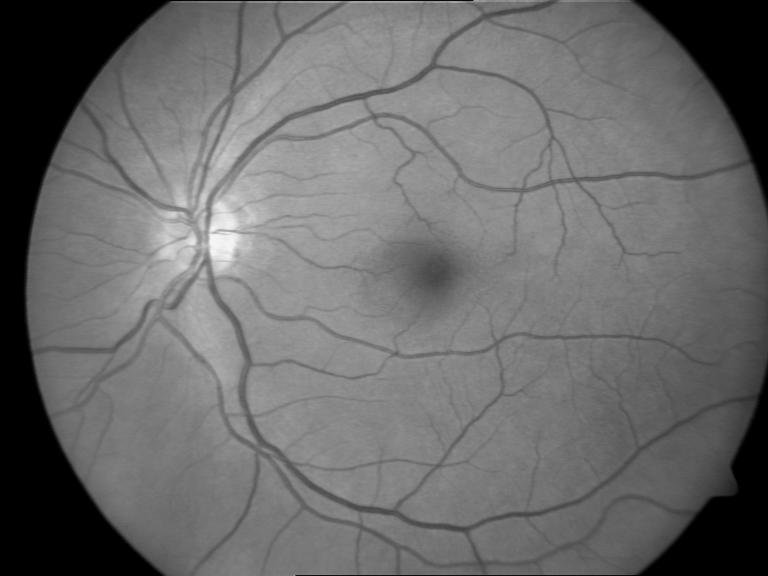
%> input picture ELEC4490 Sensors and Vision Systems/Assignment 3/Part 2/eye.jpg, 768 x 576 px
$ octave mati1_Assignment_3_Part_2.m   (GNU Octave 9; MATLAB toolbox functions it lacks are replaced by stand-ins)
%> lines starting %> are read from the running program, lines starting %| are printed output that depends on the picture; in (x1, y1, x2, y2) boxes, pixels count from 0 and x2, y2 are one past the last pixel; in counts of white or black regions, pixels touching at a corner belong together; the program's own positions count from 1
%Emmanuel Mati
%Summer 2020
%Sensors and Vision Systems
%Assignment 3

%%Code for Part A

%Clearing previous results
close all
clear all
clc

%getting our image and displaying it
x = imread('eye.jpg');
%> x is the input picture: size 576x768 uint8; min 0, max 251, mean 106.3
figure
imshow(x);
title('Input Image');

x = double(x); % making our value a double for manipulation
%> x: size 576x768 double

%Calculating 8th bit plane
b8 = bitget(x, 8);
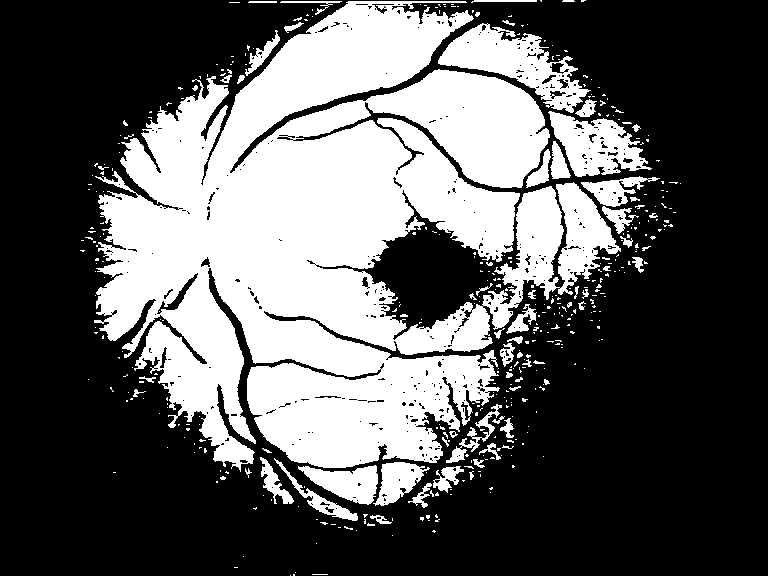
%> b8: size 576x768 logical; 36.1% white; 433 white regions (366 under 20 px), largest, box (x1, y1, x2, y2) and area: (94, 1, 621, 472) 137848, (438, 23, 591, 113) 5353, (548, 111, 652, 177) 3638
figure
imshow(b8)
title('8th bit plane')

%Calculating 7th bit plane
b7 = bitget(x, 7);
%> b7: size 576x768 logical; 50% white; 440 black regions (373 under 20 px), largest, box (x1, y1, x2, y2) and area: (0, 0, 621, 576) 175919, (296, 335, 768, 576) 12125, (630, 0, 768, 222) 11328
figure
imshow(b7)
title('7th bit plane')

%Calculating 6th bit plane
b6 = bitget(x, 6);
%> b6: size 576x768 logical; 44.4% white; 590 white regions (525 under 20 px), largest, box (x1, y1, x2, y2) and area: (25, 0, 750, 576) 163795, (136, 80, 375, 298) 12117, (469, 452, 675, 563) 6466
figure
imshow(b6)
title('6th bit plane')

%Calculating 5th bit plane
b5 = bitget(x, 5);
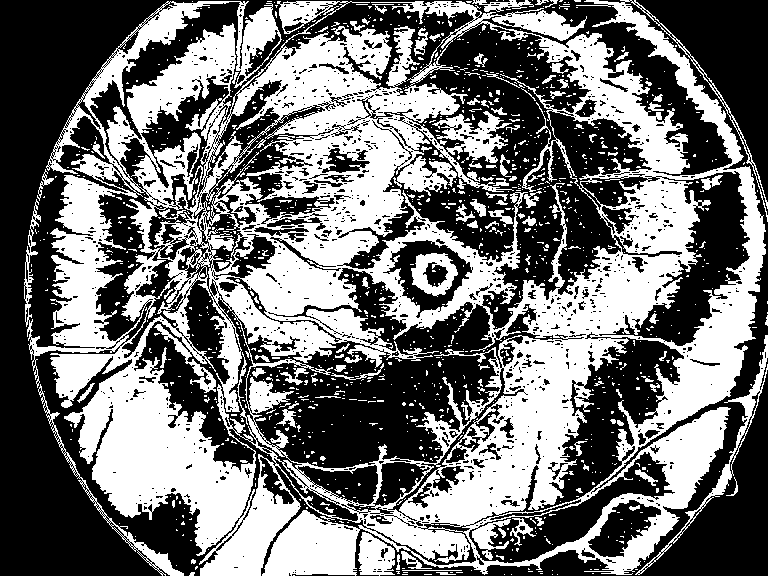
%> b5: size 576x768 logical; 45.1% white; 1188 white regions (1076 under 20 px), largest, box (x1, y1, x2, y2) and area: (24, 0, 768, 576) 183838, (635, 335, 768, 575) 1597, (38, 384, 184, 576) 1269
figure
imshow(b5)
title('5th bit plane')

%Calculating 4th bit plane
b4 = bitget(x, 4);
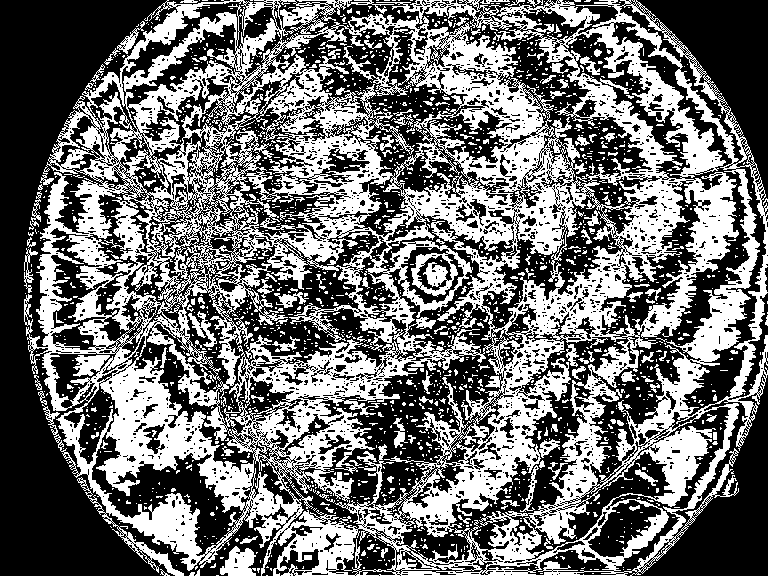
%> b4: size 576x768 logical; 43.6% white; 1785 white regions (1631 under 20 px), largest, box (x1, y1, x2, y2) and area: (24, 0, 768, 576) 177662, (220, 546, 256, 576) 729, (188, 311, 217, 347) 356
figure
imshow(b4)
title('4th bit plane')

%Calculating 3rd bit plane
b3 = bitget(x, 3);
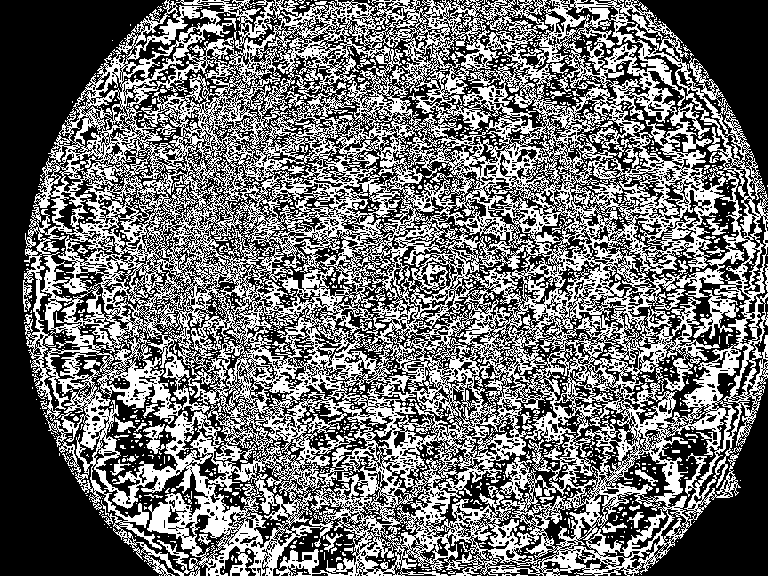
%> b3: size 576x768 logical; 43.9% white in thin lines or dots
figure
imshow(b3)
title('3rd bit plane')

%Calculating 2nd bit plane
b2 = bitget(x, 2);
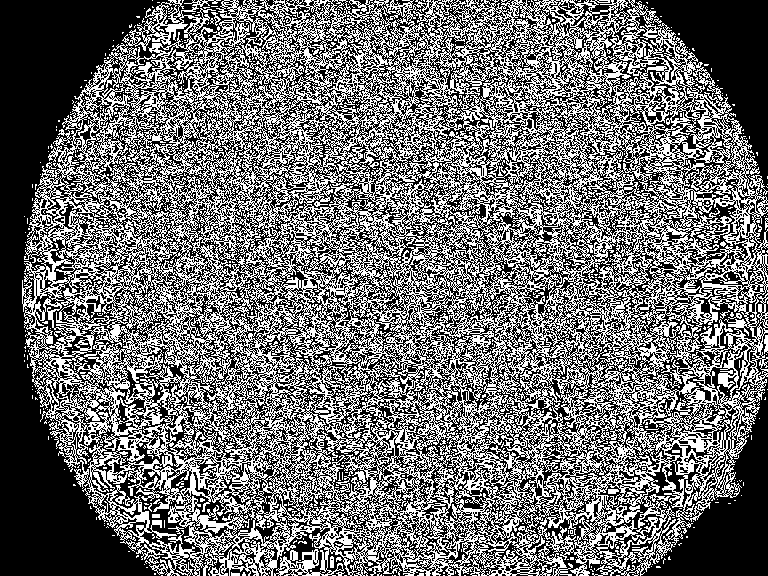
%> b2: size 576x768 logical; 43.7% white in thin lines or dots
figure
imshow(b2)
title('2nd bit plane')

%Calculating 1st bit plane
b1 = bitget(x, 1);
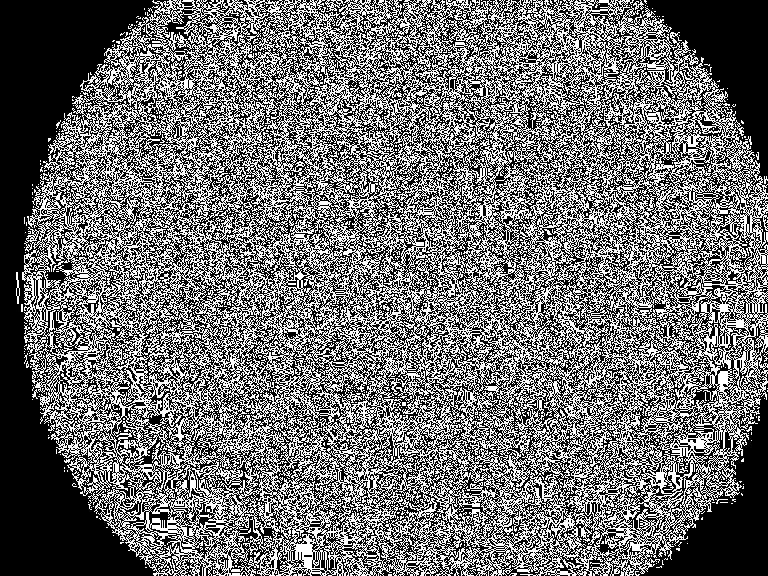
%> b1: size 576x768 logical; 43.8% white in thin lines or dots
figure
imshow(b1)
title('1st bit plane')

%%Code for Part B
%Connecting the bit slices together
NewImage = 2^7 * b8 + 2^6 * b7 + 2^5 * b6 + 2^4 * b5 + 2^3 * b4 + 2^2 * b3 + 2 * b2 + b1;

%displaying our new re-combined images
figure
imshow(uint8(NewImage));
title('Combined 8 to 1 bit-slices')

%%Code for Part C
%Bits 8-6 recombined
b8to6 = 2^7 * b8 + 2^6 * b7 + 2^5 * b6;
figure
imshow(uint8(b8to6));
title('Combined 8 to 6 bit-slices')

%Missing bits from combining 8 to 6 slices
figure
imshow(imread('eye.jpg') - uint8(b8to6))
title('Subtracted image from planes 8-6')

%Bits 8-3 recombined
b8to3 = 2^7 * b8 + 2^6 * b7 + 2^5 * b6 + 2^4 * b5 + 2^3 * b4 + 2^2 * b3;
figure
imshow(uint8(b8to3));
title('Combined 8 to 3 bit-slices')

%Missing bits from combining 8 to 3 slices
figure
imshow(imread('eye.jpg') - uint8(b8to3))
title('Subtracted image from planes 8-3')

%%Part D Watermarking our Image
WaterMark = zeros(576, 768);
WaterMark(144:432, 1:768) = 1;


%Placing the watermark on the th bit
WaterMarkedImage = 2^7 * b8 + 2^6 * b7 + 2^5 * b6 + 2^4 * WaterMark + 2^3 * b4 + 2^2 * b3 + 2 * b2 + b1;

%displaying our new re-combined images
figure
imshow(uint8(WaterMarkedImage));
title('Water Marked Image at bit 5')

figure
imshow(imread('eye.jpg') - uint8(WaterMarkedImage))
title('Subtracted image from bit 5 and water mark')

%Placing the watermark on the 6th bit
WaterMarkedImage = 2^7 * b8 + 2^6 * b7 + 2^5 * WaterMark + 2^4 * b5 + 2^3 * b4 + 2^2 * b3 + 2 * b2 + b1;

%displaying our new re-combined images
figure
imshow(uint8(WaterMarkedImage));
title('Water Marked Image at bit 6')

figure
imshow(imread('eye.jpg') - uint8(WaterMarkedImage))
title('Subtracted image from bit 6 and water mark')

%Placing the watermark on the 7th bit
WaterMarkedImage = 2^7 * b8 + 2^6 * WaterMark + 2^5 * b6 + 2^4 * b5 + 2^3 * b4 + 2^2 * b3 + 2 * b2 + b1;

%displaying our new re-combined images
figure
imshow(uint8(WaterMarkedImage));
title('Water Marked Image at bit 7')

figure
imshow(imread('eye.jpg') - uint8(WaterMarkedImage))
title('Subtracted image from bit 7 and water mark')

%Placing the watermark on the 8th bit
WaterMarkedImage = 2^7 * WaterMark + 2^6 * b7 + 2^5 * b6 + 2^4 * b5 + 2^3 * b4 + 2^2 * b3 + 2 * b2 + b1;

%displaying our new re-combined images
figure
imshow(uint8(WaterMarkedImage));
title('Water Marked Image at bit 8')

figure
imshow(imread('eye.jpg') - uint8(WaterMarkedImage))
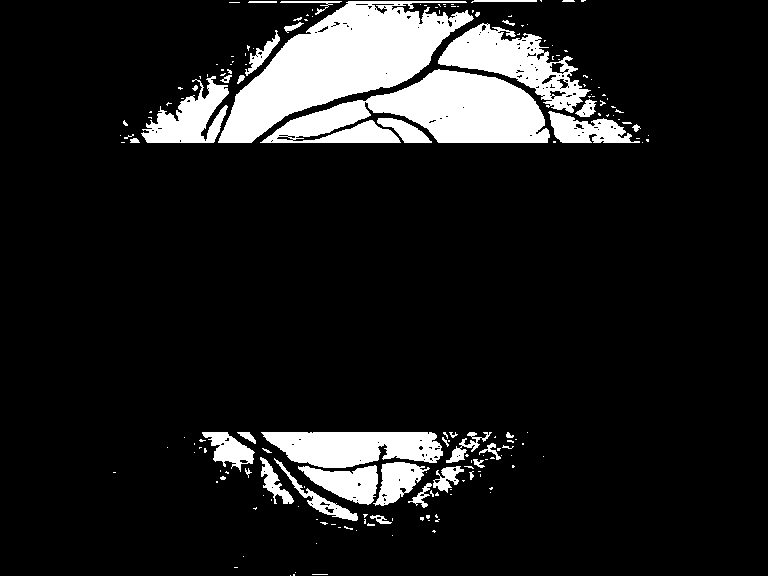
%> displayed picture: size 576x768, on the screen's scale of 0 to 255; values 0 (black) and 128 (white), 11.9% white; 182 white regions (143 under 20 px), largest, box (x1, y1, x2, y2) and area: (218, 1, 474, 143) 15980, (260, 69, 550, 143) 12068, (438, 23, 591, 113) 5353
title('Subtracted image from bit 8 and water mark')
